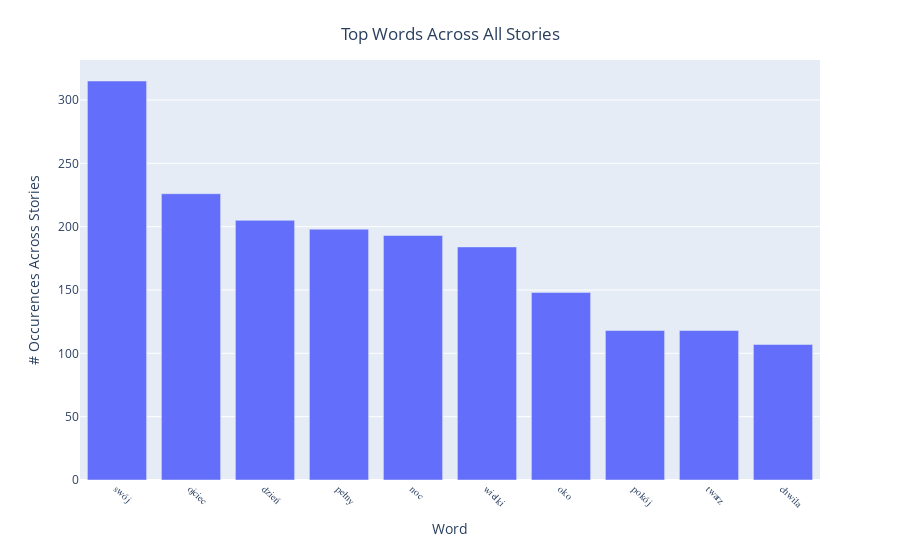

This figure's notebook cell:
### Code cell
fig = px.bar(tw_df.sort_values(by='occurrence', ascending=False), x='word', y='occurrence')
fig.update_layout(
    title={
        'text': "Top Words Across All Stories",
        'y':0.95,
        'x':0.50,
        'xanchor': 'center',
        'yanchor': 'top'
    })
fig.update_xaxes(title_text='Word', tickangle=45, tickfont=dict(family='Rockwell', size=10))
fig.update_yaxes(title_text='# Occurences Across Stories')
fig.show()

### Figure 1 — Plotly figure (JSON) as saved in the notebook; plotly's stock layout.template omitted (floating-point values rounded to 4 significant figures)
{"data": [{"alignmentgroup": "True", "hoverlabel": {"namelength": 0}, "hovertemplate": "word=%{x}<br>occurrence=%{y}", "legendgroup": "", "marker": {"color": "#636efa"}, "name": "", "offsetgroup": "", "orientation": "v", "showlegend": false, "textposition": "auto", "type": "bar", "x": ["swój", "ojciec", "dzień", "pełny", "noc", "wielki", "oko", "pokój", "twarz", "chwila"], "xaxis": "x", "y": [315, 226, 205, 198, 193, 184, 148, 118, 118, 107], "yaxis": "y"}], "layout": {"barmode": "relative", "legend": {"tracegroupgap": 0}, "margin": {"t": 60}, "title": {"text": "Top Words Across All Stories", "x": 0.5, "xanchor": "center", "y": 0.95, "yanchor": "top"}, "xaxis": {"anchor": "y", "domain": [0, 1], "tickangle": 45, "tickfont": {"family": "Rockwell", "size": 10}, "title": {"text": "Word"}}, "yaxis": {"anchor": "x", "domain": [0, 1], "title": {"text": "# Occurences Across Stories"}}}}
